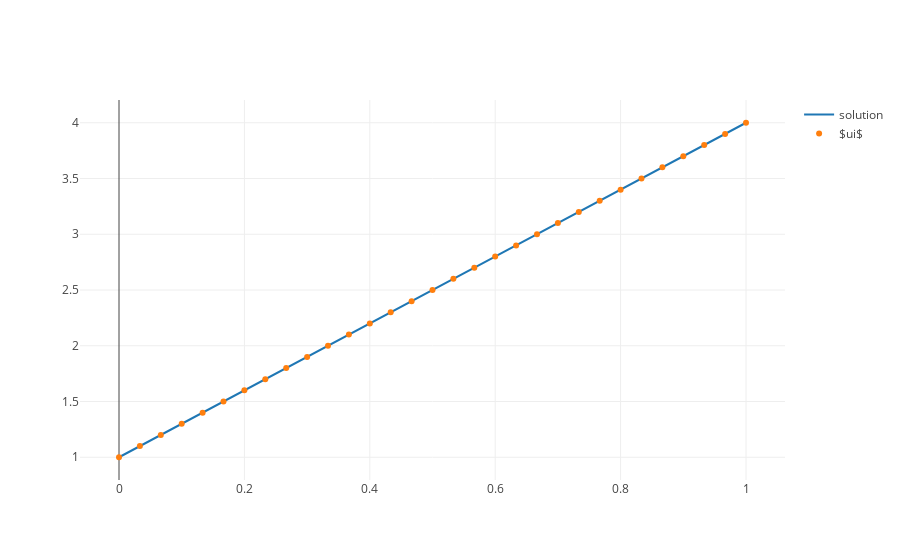

Notebook code cell kept with this figure:
### Markdown cell above
We now plot, we expect a line!

### Code cell
x, u = interpolate(ui)


fig = go.Figure(data=[
    go.Scatter(x=x, y=u, mode='lines', name="solution"),
    go.Scatter(x=nodes, y=ui, mode='markers', name="$ui$"),
])
plotly.iplot(fig)

### Figure 1 — Plotly figure (JSON) as saved in the notebook; plotly's stock layout.template omitted (floating-point values rounded to 4 significant figures; data arrays with more than 128 entries replaced by an {"elided": "..."} marker saying what was removed)
{"data": [{"mode": "lines", "name": "solution", "type": "scatter", "uid": "50884ddf-c5a8-4886-aea8-198e353c13e7", "x": {"elided": "500 float values"}, "y": {"elided": "500 float values"}}, {"mode": "markers", "name": "$ui$", "type": "scatter", "uid": "c52c756c-01ff-46c3-b747-5aaff5f838a4", "x": [0, 0.1, 0.2, 0.3, 0.4, 0.5, 0.6, 0.7, 0.8, 0.9, 1, 0.03333, 0.06667, 0.1333, 0.1667, 0.2333, 0.2667, 0.3333, 0.3667, 0.4333, 0.4667, 0.5333, 0.5667, 0.6333, 0.6667, 0.7333, 0.7667, 0.8333, 0.8667, 0.9333, 0.9667], "y": [1, 1.3, 1.6, 1.9, 2.2, 2.5, 2.8, 3.1, 3.4, 3.7, 4, 1.1, 1.2, 1.4, 1.5, 1.7, 1.8, 2.0, 2.1, 2.3, 2.4, 2.6, 2.7, 2.9, 3.0, 3.2, 3.3, 3.5, 3.6, 3.8, 3.9]}], "layout": {}}
